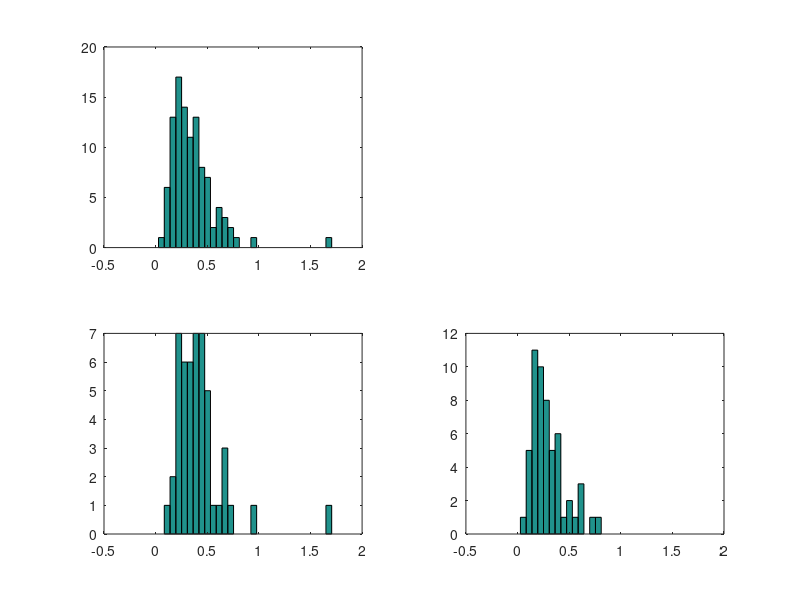

Write MATLAB code to recreate this figure. (Note: this script raises an error after producing the figure.)
clear all; close all;
load('sonarTrainData.mat');


% downsampled data
for i=1:10,
    inputSonarTrainDS(:,i)=sum(inputSonarTrain(:,(i-1)*6+1:i*6),2);
end
for i=1:10,
    inputSonarTestDS(:,i)=sum(inputSonarTrain(:,(i-1)*6+1:i*6),2);
end


% seperate data
Class_0_index = 1;
Class_1_index = 1;
for i=1:104
    if outputSonarTrain(i) == 0
        Class_0(Class_0_index,:) = inputSonarTrainDS(i,:);
        Class_0_index = Class_0_index + 1;
    else
        Class_1(Class_1_index,:) = inputSonarTrainDS(i,:);
        Class_1_index = Class_1_index + 1;
    end
end
clear Class_0_index Class_1_index


% Histogram
variable_num = 1;
Histo_num = 30;
Max_value = max(inputSonarTrainDS);
figure;
subplot(2,2,1);hist(inputSonarTrainDS(:,variable_num),0:Max_value(variable_num)/Histo_num:Max_value(variable_num));
subplot(2,2,3);hist(Class_0(:,variable_num),0:Max_value(variable_num)/Histo_num:Max_value(variable_num));
subplot(2,2,4);hist(Class_1(:,variable_num),0:Max_value(variable_num)/Histo_num:Max_value(variable_num));


Cov_Martrix = cov(inputSonarTrainDS);
Inv_Cov = inv(Cov_Martrix);
Mean_Class0 = mean(Class_0);
Mean_Class1 = mean(Class_1);


% Logistic Regression
gamma = log(49/55) + (Mean_Class1*Inv_Cov*Mean_Class1' - Mean_Class0*Inv_Cov*Mean_Class0')/2;
betta = Inv_Cov*(Mean_Class0'-Mean_Class1');
for i=1:104
    Logistic_Classifier_Result(i,1) = 1/(1+exp(-gamma-betta'*inputSonarTrainDS(i,:)'));
    if Logistic_Classifier_Result(i,1)>0.5
        Logistic_Classifier_Output(i,1) = 0;
    else
        Logistic_Classifier_Output(i,1) = 1;
    end
end
Logistic_Error_Count = 0;
for i=1:104
    if Logistic_Classifier_Output(i,1) ~= outputSonarTrain(i,1)
        Logistic_Error_Count = Logistic_Error_Count+1;
    end
end
Logistic_Error_Rate = Logistic_Error_Count/104


% Linear Gaussian Classifier
for i=1:104
    Gaussian_Classifier_Result(i,1) = ((inputSonarTrainDS(i,:)-Mean_Class0)*Inv_Cov*(inputSonarTrainDS(i,:)-Mean_Class0)' - (inputSonarTrainDS(i,:)-Mean_Class1)*Inv_Cov*(inputSonarTrainDS(i,:)-Mean_Class1)')/2 - log(49/55);
    if Gaussian_Classifier_Result(i,1)>0
        Gaussian_Classifier_Output(i,1) = 1;
    else
        Gaussian_Classifier_Output(i,1) = 0;
    end
end
Gaussian_Error_Count = 0;
for i=1:104
    if Gaussian_Classifier_Output(i,1) ~= outputSonarTrain(i,1)
        Gaussian_Error_Count = Gaussian_Error_Count+1;
    end
end
Gaussian_Error_Rate = Gaussian_Error_Count/104


% Perceptron
net = newff(inputSonarTrainDS',outputSonarTrain');
net.divideFcn = 'divideind';
net.divideParam.trainInd = 36:104;
net.divideParam.valInd = 1:35;

[net tr] = train(net,inputSonarTrainDS',outputSonarTrain');
for i=1:104
    Perceptron_Classifier_Result(i,1) = net(inputSonarTrainDS(i,:)');
    if Perceptron_Classifier_Result(i,1)>0.5
        Perceptron_Classifier_Output(i,1) = 1;
    else
        Perceptron_Classifier_Output(i,1) = 0;
    end
end
Perceptron_Error_Count = 0;
for i=1:104
    if Perceptron_Classifier_Output(i,1) ~= outputSonarTrain(i,1)
        Perceptron_Error_Count = Perceptron_Error_Count + 1;
    end
end
Perceptron_Error_Rate = Perceptron_Error_Count/104